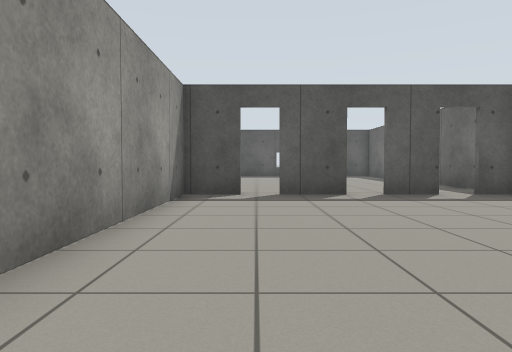
[1] (above)

18 first-person views from a walk through a robot-simulator world made for Gazebo. The camera is 0.72 m above the floor, tilts 2° down and sees 70° across. The floor is counted in squares, 1 m on a side. Each view is taken from the middle of a square. On the plan, view 1 faces up. The plan holds only what a view shows up to about 11 squares ahead; the rest is blank.

[2]
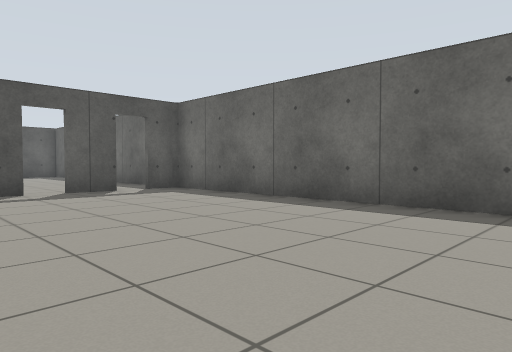

[3]
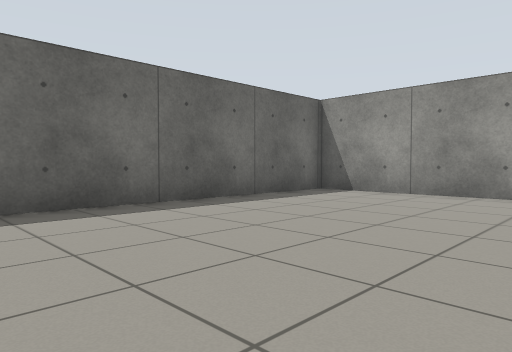

[4]
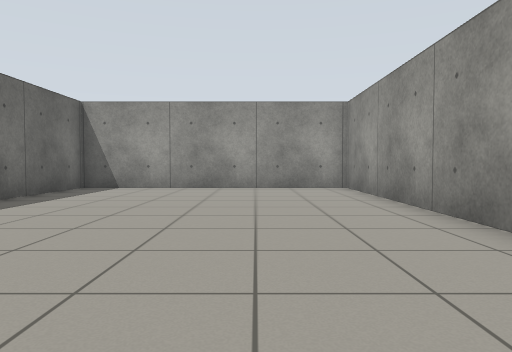

[5]
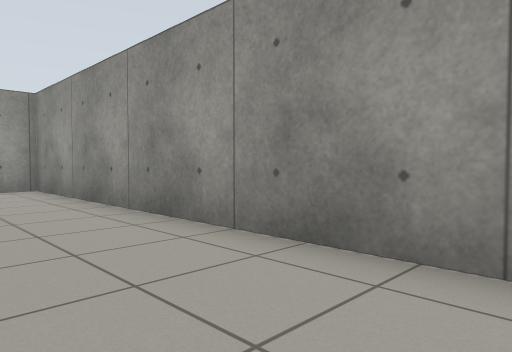

[6]
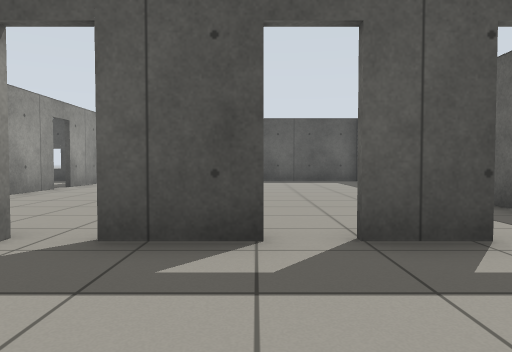

[7]
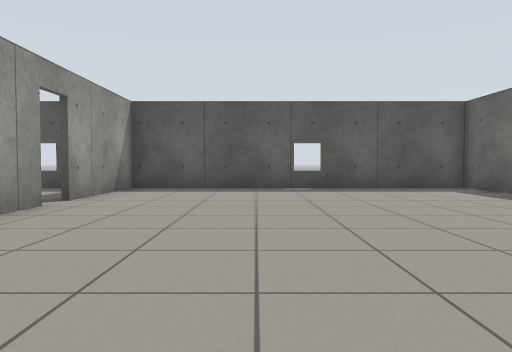

[8]
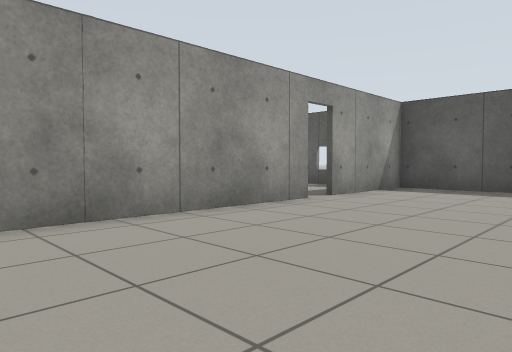

[9]
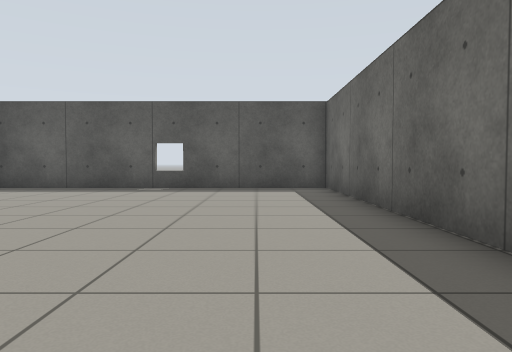

[10]
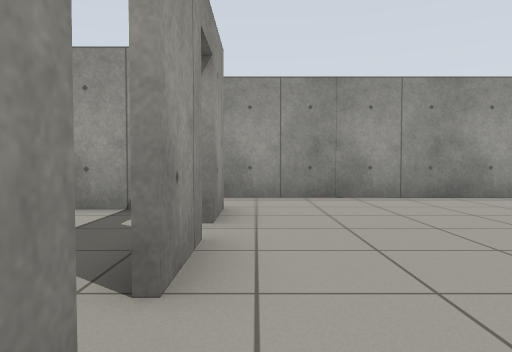

[11]
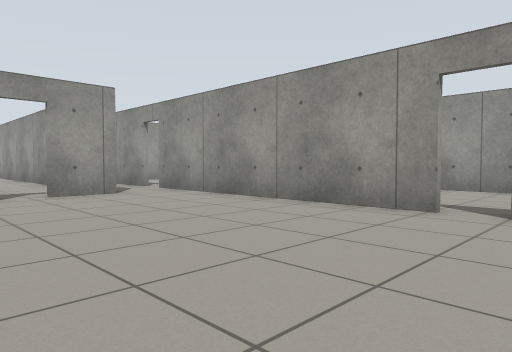

[12]
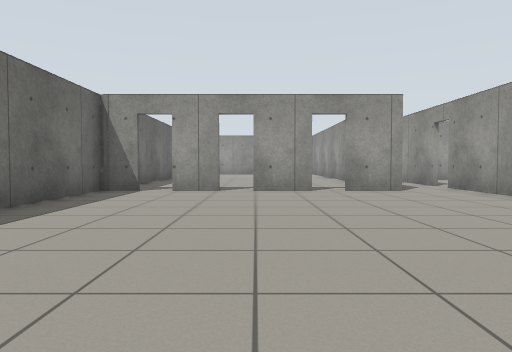

[13]
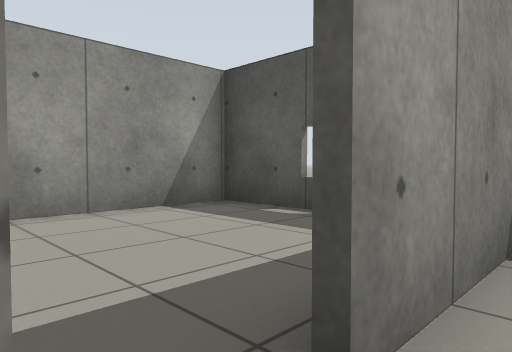

[14]
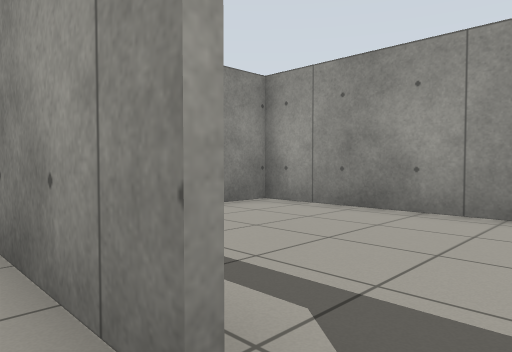

[15]
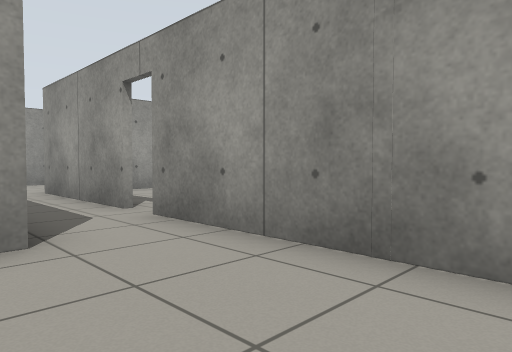

[16]
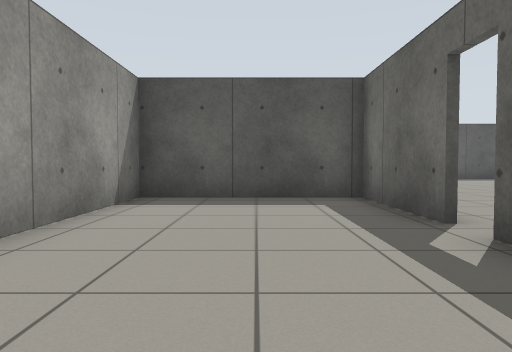

[17]
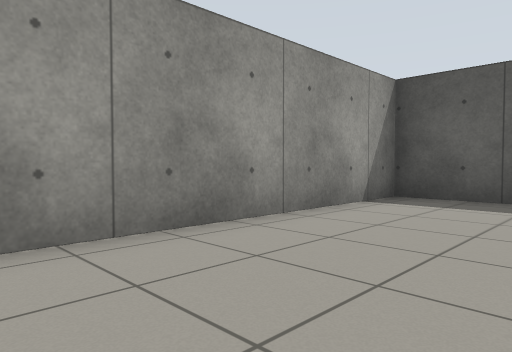

[18]
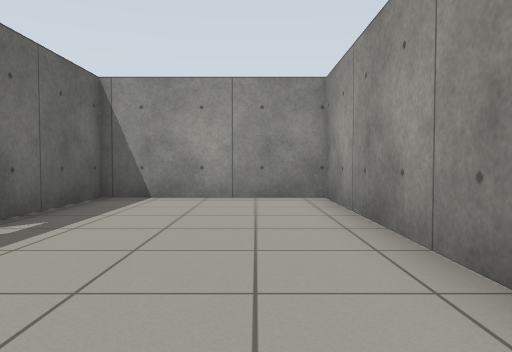

### Floor plan
Points are (right, up) in squares from view 1. A wall is a line through its corners. A room is listed if a view was taken in it or the views show most of it. See-through windows are left out.
Room 1 (views 1, 2, 3, 4, 5, 6)
walls: (2.1, 8.3) (0.5, 8.3); (-0.2, 8.3) (-1.7, 8.3) (-1.7, -5.6) (6, -5.6) (6, 8.1); (4.3, 8.3) (2.9, 8.3); (5.9, 8.3) (5, 8.3)
ways out: open door at (0, 8) to room 2; open door at (3.5, 8) to room 2
Room 2 (views 7, 8, 9, 10, 11, 12, 13, 14, 15)
walls: (-3.6, 15.1) (-3.6, 8.4); (0.5, 8.5) (2.1, 8.5); (2.9, 8.5) (4.3, 8.5); (-1.9, 8.5) (-0.2, 8.5); (5, 8.5) (6, 8.5); (6, 8.1) (6, 19.6) (-3.6, 19.6) (-3.6, 16)
ways out: open door at (0, 8) to room 1; open door at (3.5, 8) to room 1; open door at (-4, 15.5) to room 4; opening at (-3, 8)
Room 3 (views 16, 17, 18)
walls: (-3.8, 7.2) (-3.8, 10.7); (-8.5, 11) (-8.5, 2.4) (-3.8, 2.4) (-3.8, 6.5); (-3.5, 10.7) (-8.5, 10.7)
ways out: open door at (-4, 7)
Room 4 (no view inside)
walls: (-5.6, 19.6) (-8.5, 19.6) (-8.5, 11); (-8.5, 10.8) (-7.2, 10.8)
ways out: open door at (-4, 15.5) to room 2

Where each view was taken, in squares from view 1:
view 1: 0 up, 0 right, facing up
view 2: 1 down, 0 right, facing up-right
view 3: 3 up, 0 right, facing down-right
view 4: 5 up, 1 right, facing down
view 5: 5 up, 1 right, facing down-left
view 6: 5 up, 2 right, facing up
view 7: 9 up, 0 right, facing up
view 8: 9 up, 1 right, facing up-left
view 9: 9 up, 4 right, facing up
view 10: 9 up, 4 right, facing left
view 11: 17 up, 2 right, facing down-left
view 12: 18 up, 2 right, facing down
view 13: 15 up, 3 left, facing up-left
view 14: 16 up, 3 left, facing down-left
view 15: 12 up, 1 left, facing down-left
view 16: 3 up, 6 left, facing up
view 17: 3 up, 5 left, facing up-left
view 18: 10 up, 7 left, facing down
